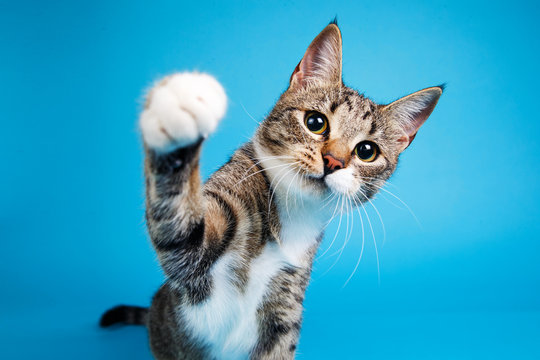
#> input picture libraries/opencv/data/cat.jpg, 540 x 360 px, found by its file name
$ python geo_transform.py
#> lines starting #> are read from the running program, lines starting #| are printed output that depends on the picture
import cv2
import numpy as np

# read image
image = cv2.imread("/home/su-rays/projects/skills/libraries/opencv/data/cat.jpg")
#> image is the input picture: shape (360, 540, 3); mean B, G, R 191.9, 160, 55.5

# affine transformation
rows, cols = image.shape[:2]
#> rows = 360; cols = 540
pts1 = np.float32([[50, 50], [50, 200], [200, 50]])
pts2 = np.float32([[10, 100], [200, 50], [100, 250]])
affine_matrix = cv2.getAffineTransform(pts1, pts2)
affine_transformed =  cv2.warpAffine(image, affine_matrix, (rows, cols))
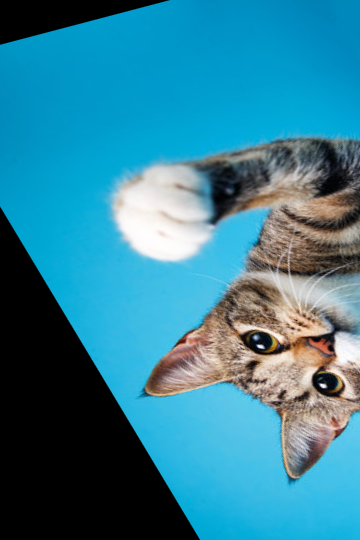
#> affine_transformed: shape (540, 360, 3); mean B, G, R 150.6, 128, 51.1

# perspective transformation
pts1 = np.float32([[56, 65], [368, 52], [28, 387], [389, 390]])
pts2 = np.float32([[0, 0], [300, 0], [0, 300], [300, 300]])
perspective_matrix = cv2.getPerspectiveTransform(pts1, pts2)
perspective_transformed = cv2.warpPerspective(image, perspective_matrix, (300, 300))
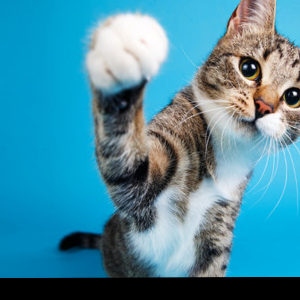
#> perspective_transformed: shape (300, 300, 3); mean B, G, R 160.4, 140.1, 72.8

# display
cv2.imshow("affine", affine_matrix)
cv2.imshow("perspective", perspective_transformed)

# wait for key press and close all windows
cv2.waitKey(0)
cv2.destroyAllWindows()

$ run again, with libraries/opencv/data/bird.jpeg copied over libraries/opencv/data/cat.jpg
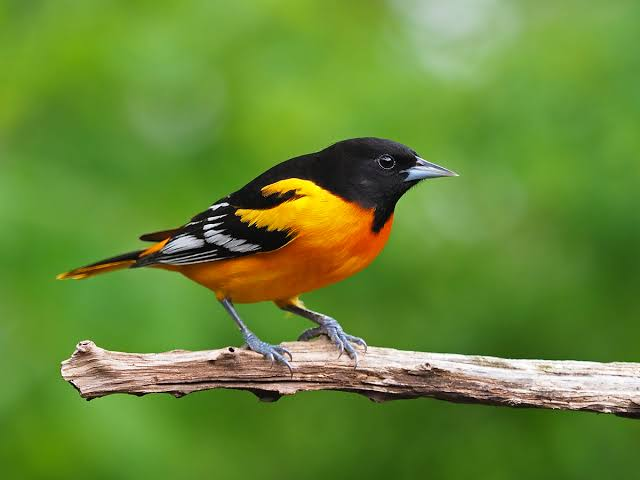
#> input picture libraries/opencv/data/bird.jpeg, 640 x 480 px, found by its file name
#> image is the input picture: shape (480, 640, 3); mean B, G, R 53.3, 137.4, 103.1
#> `affine_transformed =  cv2.warpAffine(image, affine_matrix, (rows, cols))`:
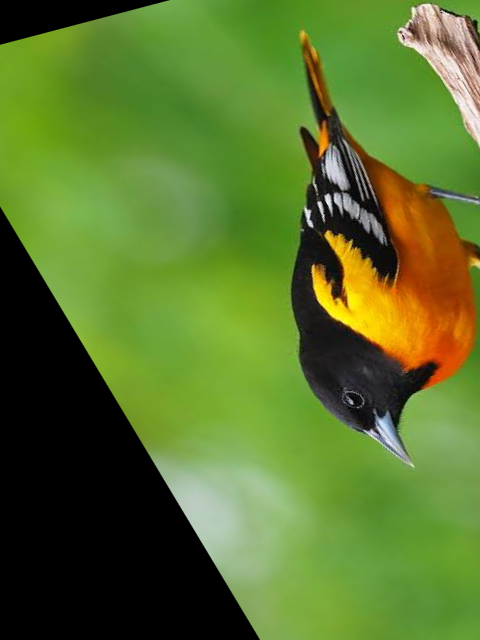
#> affine_transformed: shape (640, 480, 3); mean B, G, R 43.7, 116.3, 89.5
#> `perspective_transformed = cv2.warpPerspective(image, perspective_matri..`:
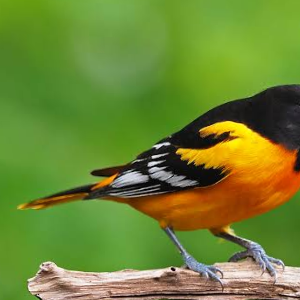
#> perspective_transformed: shape (300, 300, 3); mean B, G, R 51.2, 133.6, 110.3
